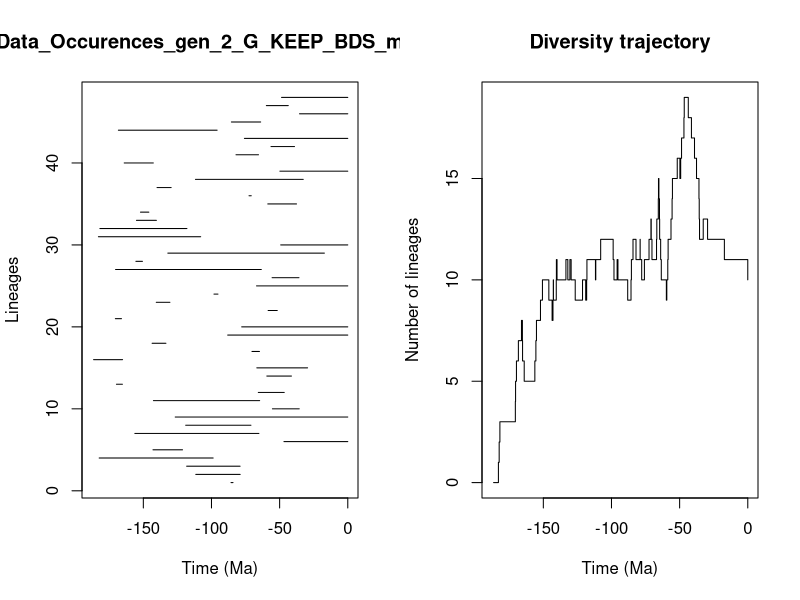

Write the R code that produced this figure.


pdf(file='../Genus/pyrate_mcmc_logs/Data_Occurences_gen_2_G_KEEP_BDS_mcmc_LTT.pdf',width=0.6*20, height=0.6*10)
title = "Data_Occurences_gen_2_G_KEEP_BDS_mcmc"
ts=c(85.67107811637906, 111.52008060527243,118.2145970378447,182.39921320651354,142.9230457138609,46.83959342797213,156.2293200209426,118.92523282128667,126.60369296289322,55.27918553494471,142.5902252135574,65.6515283467644,169.72602173670842,59.40113107390709,66.73834611041943,186.49929662030297,70.29990092948151,143.56524895051106,88.10230588707218,77.83895208800138,170.528856424668,58.44416121584827,140.51194541439207,98.17080977243596,66.94917623406766,55.52941678727242,170.36785219526024,155.46676021393893,132.0302595530583,49.22363087481274,182.95814813301914,181.87283103642554,155.0437571412424,152.09784595664354,58.6960835190037,72.45147210845451,139.94257814012846,111.75594746877064,49.802014631165164,164.0283311117412,82.00708773101873,56.333984292755595,75.83999439984484,168.3045368656971,85.38504044170776,35.40198378170987,59.73817855789753,48.59418496660203)
te=c(84.20925977436696, 78.94562110979832,78.99303842078324,98.7704169785823,121.24520254149583,0.0,65.20741613443292,71.05611891427768,0.0,35.62353280718547,64.66381182548194,46.61691548557327,165.35614911907913,41.34061836543009,29.49865696608859,165.23779579233394,64.78346788943271,133.42616794622623,0.0,0.0,166.0364510226869,51.74997746270149,130.50224549077788,95.25571246367198,0.0,35.81714863682788,63.45034281025806,150.65322517617432,17.17029491666163,0.0,107.93408101810381,118.01339367644226,140.4159478004276,145.96061427683713,37.61150363168362,70.83354707451326,129.59903283621875,32.68827304252807,0.0,142.68662899576975,65.50819929479475,39.09015255615038,0.0,95.86226167815256,63.92036913567461,0.0,43.64684713452974,0.0)
div_traj=c(0, 1,2,3,4,5,6,7,8,7,6,5,6,7,8,9,10,9,8,9,10,9,10,11,10,11,10,11,10,9,10,9,10,11,10,11,12,11,10,11,10,9,10,11,12,11,12,11,10,11,12,13,12,11,12,13,14,15,14,13,12,11,10,9,10,11,12,13,14,15,16,15,16,17,18,19,18,17,16,15,14,13,12,13,12,11,10)
time_events=c(186.49929662030297, 182.95814813301914,182.39921320651354,181.87283103642554,170.528856424668,170.36785219526024,169.72602173670842,168.3045368656971,166.0364510226869,165.35614911907913,165.23779579233394,164.0283311117412,156.2293200209426,155.46676021393893,155.0437571412424,152.09784595664354,150.65322517617432,145.96061427683713,143.56524895051106,142.9230457138609,142.68662899576975,142.5902252135574,140.51194541439207,140.4159478004276,139.94257814012846,133.42616794622623,132.0302595530583,130.50224549077788,129.59903283621875,126.60369296289322,121.24520254149583,118.92523282128667,118.2145970378447,118.01339367644226,111.75594746877064,111.52008060527243,107.93408101810381,98.7704169785823,98.17080977243596,95.86226167815256,95.25571246367198,88.10230588707218,85.67107811637906,85.38504044170776,84.20925977436696,82.00708773101873,78.99303842078324,78.94562110979832,77.83895208800138,75.83999439984484,72.45147210845451,71.05611891427768,70.83354707451326,70.29990092948151,66.94917623406766,66.73834611041943,65.6515283467644,65.50819929479475,65.20741613443292,64.78346788943271,64.66381182548194,63.92036913567461,63.45034281025806,59.73817855789753,59.40113107390709,58.6960835190037,58.44416121584827,56.333984292755595,55.52941678727242,55.27918553494471,51.74997746270149,49.802014631165164,49.22363087481274,48.59418496660203,46.83959342797213,46.61691548557327,43.64684713452974,41.34061836543009,39.09015255615038,37.61150363168362,35.81714863682788,35.62353280718547,35.40198378170987,32.68827304252807,29.49865696608859,17.17029491666163,0.0)
                par(mfrow=c(1,2))
                L = length(ts)
                plot(ts, 1:L , xlim=c(-max(ts)-1,0), pch=20, type="n", main=title,xlab="Time (Ma)",ylab="Lineages")
                for (i in 1:L){segments(x0=-te[i],y0=i,x1=-ts[i],y1=i)}    
                t = -time_events
                plot(div_traj ~ t,type="s", main = "Diversity trajectory",xlab="Time (Ma)",ylab="Number of lineages",xlim=c(-max(ts)-1,0))
                abline(v=c(65,200,251,367,445),lty=2,col="gray")
                
